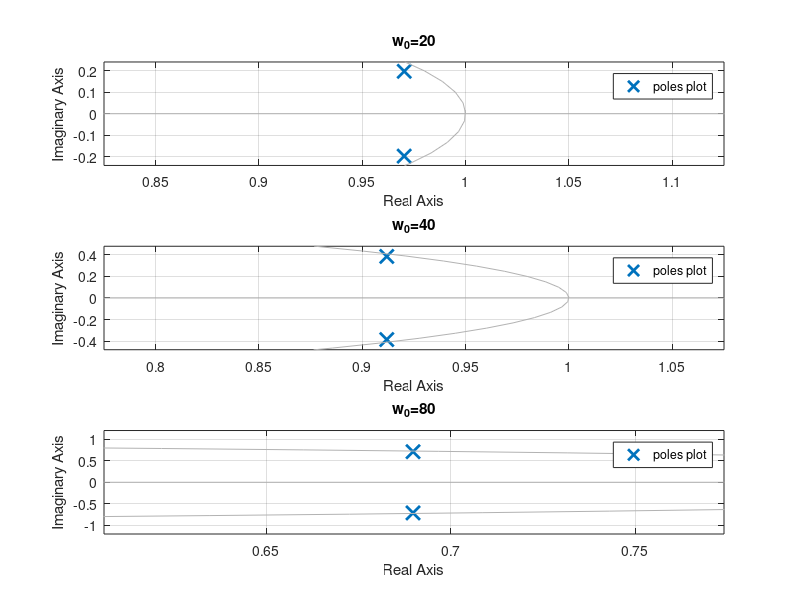

Here is the MATLAB script that generated this plot:
plot=tf([1],[1 -2*0.99*cos((20)*0.01) (0.99^2)], 0.01, 'Variable','z^-1');
subplot(3,1,1);
pzmap(plot);
title('w_0=20');

plot=tf([1],[1 -2*0.99*cos((40)*0.01) (0.99^2)], 0.01, 'Variable','z^-1');
subplot(3,1,2);
pzmap(plot);
title('w_0=40');

plot=tf([1],[1 -2*0.99*cos((80)*0.01) (0.99^2)], 0.01, 'Variable','z^-1');
subplot(3,1,3);
pzmap(plot);
title('w_0=80');